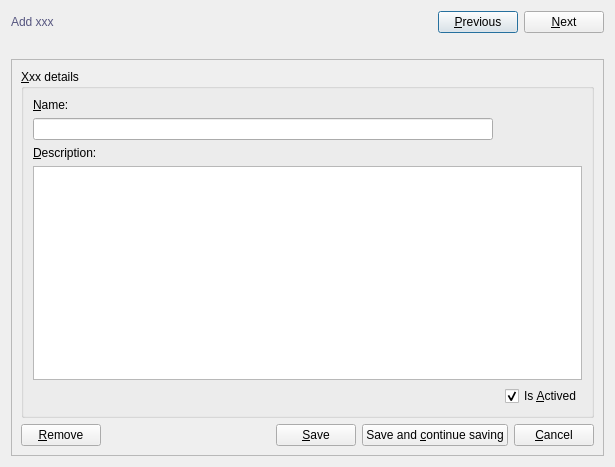
<?xml version="1.0" encoding="UTF-8"?>
<ui version="4.0">
 <class>XxxForm</class>
 <widget class="QDialog" name="XxxForm">
  <property name="geometry">
   <rect>
    <x>0</x>
    <y>0</y>
    <width>615</width>
    <height>467</height>
   </rect>
  </property>
  <property name="windowTitle">
   <string>Xxx :: Form</string>
  </property>
  <property name="windowIcon">
   <iconset resource="resources.qrc">
    <normaloff>:/default/static/default/icons/22x22/face-devilish.png</normaloff>:/default/static/default/icons/22x22/face-devilish.png</iconset>
  </property>
  <layout class="QGridLayout" name="gridLayout_3">
   <item row="0" column="0">
    <layout class="QHBoxLayout" name="horizontalLayout_2">
     <item>
      <widget class="QLabel" name="titleLabel">
       <property name="styleSheet">
        <string notr="true">color: rgb(85, 85, 127);
font: 75 14pt &quot;DejaVu Sans Mono&quot;;</string>
       </property>
       <property name="text">
        <string>Add xxx</string>
       </property>
      </widget>
     </item>
     <item>
      <spacer name="horizontalSpacer_3">
       <property name="orientation">
        <enum>Qt::Horizontal</enum>
       </property>
       <property name="sizeHint" stdset="0">
        <size>
         <width>40</width>
         <height>20</height>
        </size>
       </property>
      </spacer>
     </item>
     <item>
      <widget class="QPushButton" name="previousPushButton">
       <property name="text">
        <string>&amp;Previous</string>
       </property>
       <property name="icon">
        <iconset resource="resources.qrc">
         <normaloff>:/default/static/default/icons/22x22/go-previous.png</normaloff>:/default/static/default/icons/22x22/go-previous.png</iconset>
       </property>
       <property name="shortcut">
        <string>Ctrl+Right, Ctrl+PgDown</string>
       </property>
      </widget>
     </item>
     <item>
      <widget class="QPushButton" name="nextPushButton">
       <property name="text">
        <string>&amp;Next</string>
       </property>
       <property name="icon">
        <iconset resource="resources.qrc">
         <normaloff>:/default/static/default/icons/22x22/go-next.png</normaloff>:/default/static/default/icons/22x22/go-next.png</iconset>
       </property>
       <property name="shortcut">
        <string>Ctrl+Left, Ctrl+PgUp</string>
       </property>
      </widget>
     </item>
    </layout>
   </item>
   <item row="1" column="0">
    <widget class="QLabel" name="statusLabel">
     <property name="text">
      <string/>
     </property>
    </widget>
   </item>
   <item row="2" column="0">
    <widget class="QFrame" name="frame">
     <property name="frameShape">
      <enum>QFrame::StyledPanel</enum>
     </property>
     <property name="frameShadow">
      <enum>QFrame::Raised</enum>
     </property>
     <layout class="QGridLayout" name="gridLayout_2">
      <item row="0" column="0">
       <widget class="QGroupBox" name="xxxGroupBox">
        <property name="title">
         <string>&amp;Xxx details</string>
        </property>
        <layout class="QGridLayout" name="gridLayout">
         <item row="0" column="0">
          <widget class="QLabel" name="nameLabel">
           <property name="text">
            <string>&amp;Name:</string>
           </property>
           <property name="buddy">
            <cstring>nameLineEdit</cstring>
           </property>
          </widget>
         </item>
         <item row="2" column="0" colspan="2">
          <widget class="QLabel" name="descriptionLabel">
           <property name="text">
            <string>&amp;Description:</string>
           </property>
           <property name="buddy">
            <cstring>descriptionTextEdit</cstring>
           </property>
          </widget>
         </item>
         <item row="3" column="0" colspan="3">
          <widget class="QTextEdit" name="descriptionTextEdit"/>
         </item>
         <item row="4" column="0">
          <spacer name="horizontalSpacer_2">
           <property name="orientation">
            <enum>Qt::Horizontal</enum>
           </property>
           <property name="sizeHint" stdset="0">
            <size>
             <width>407</width>
             <height>20</height>
            </size>
           </property>
          </spacer>
         </item>
         <item row="4" column="2">
          <widget class="QCheckBox" name="isActivedCheckBox">
           <property name="text">
            <string>Is &amp;Actived</string>
           </property>
           <property name="checked">
            <bool>true</bool>
           </property>
          </widget>
         </item>
         <item row="1" column="0">
          <widget class="QLineEdit" name="nameLineEdit"/>
         </item>
        </layout>
       </widget>
      </item>
      <item row="1" column="0">
       <layout class="QHBoxLayout" name="horizontalLayout">
        <item>
         <widget class="QPushButton" name="removePushButton">
          <property name="text">
           <string>&amp;Remove</string>
          </property>
          <property name="icon">
           <iconset resource="resources.qrc">
            <normaloff>:/default/static/default/icons/22x22/edit-delete.png</normaloff>:/default/static/default/icons/22x22/edit-delete.png</iconset>
          </property>
          <property name="shortcut">
           <string>Ctrl+Del</string>
          </property>
         </widget>
        </item>
        <item>
         <spacer name="horizontalSpacer">
          <property name="orientation">
           <enum>Qt::Horizontal</enum>
          </property>
          <property name="sizeHint" stdset="0">
           <size>
            <width>40</width>
            <height>20</height>
           </size>
          </property>
         </spacer>
        </item>
        <item>
         <widget class="QPushButton" name="savePushButton">
          <property name="text">
           <string>&amp;Save</string>
          </property>
          <property name="icon">
           <iconset resource="resources.qrc">
            <normaloff>:/default/static/default/icons/22x22/dialog-ok-apply.png</normaloff>:/default/static/default/icons/22x22/dialog-ok-apply.png</iconset>
          </property>
          <property name="shortcut">
           <string>Ctrl+S</string>
          </property>
         </widget>
        </item>
        <item>
         <widget class="QPushButton" name="saveAndContinueSavingPushButton">
          <property name="text">
           <string>Save and &amp;continue saving</string>
          </property>
          <property name="icon">
           <iconset resource="resources.qrc">
            <normaloff>:/default/static/default/icons/22x22/dialog-ok.png</normaloff>:/default/static/default/icons/22x22/dialog-ok.png</iconset>
          </property>
          <property name="shortcut">
           <string>Ctrl+Shift+S</string>
          </property>
         </widget>
        </item>
        <item>
         <widget class="QPushButton" name="cancelPushButton">
          <property name="text">
           <string>&amp;Cancel</string>
          </property>
          <property name="icon">
           <iconset resource="resources.qrc">
            <normaloff>:/default/static/default/icons/22x22/dialog-cancel.png</normaloff>:/default/static/default/icons/22x22/dialog-cancel.png</iconset>
          </property>
          <property name="shortcut">
           <string>Ctrl+W</string>
          </property>
         </widget>
        </item>
       </layout>
      </item>
     </layout>
    </widget>
   </item>
  </layout>
 </widget>
 <tabstops>
  <tabstop>nameLineEdit</tabstop>
  <tabstop>descriptionTextEdit</tabstop>
  <tabstop>isActivedCheckBox</tabstop>
  <tabstop>savePushButton</tabstop>
  <tabstop>saveAndContinueSavingPushButton</tabstop>
  <tabstop>removePushButton</tabstop>
  <tabstop>nextPushButton</tabstop>
  <tabstop>cancelPushButton</tabstop>
 </tabstops>
 <resources>
  <include location="resources.qrc"/>
 </resources>
 <connections/>
</ui>
